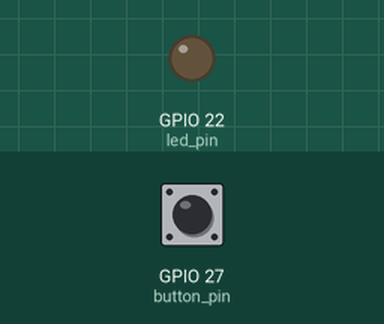
Recording of a program running on a simulated Raspberry Pi (BCM pin numbers). Parts: output pins drawn as LEDs (lit = HIGH). Inputs (shaded band) come from the test bench; at power-on: GPIO 27 (button_pin) LOW.

Above: at 1.2 s.
1.3 s: GPIO 27 (button_pin) pulled HIGH for 0.15 s
At 2.5 s:
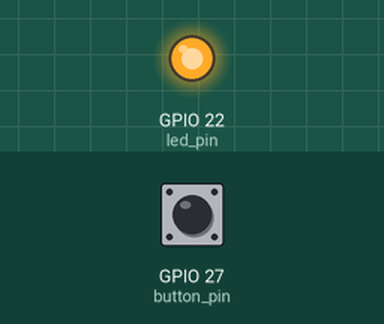
2.9 s: GPIO 27 (button_pin) pulled HIGH for 1 s
At 4.0 s:
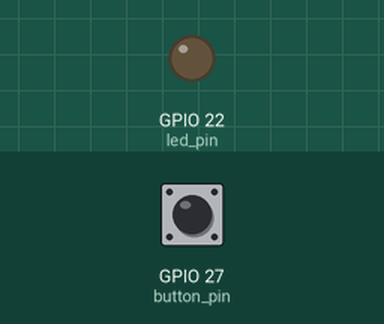
5.4 s: GPIO 27 (button_pin) pulled HIGH for 3.2 s
At 5.9 s:
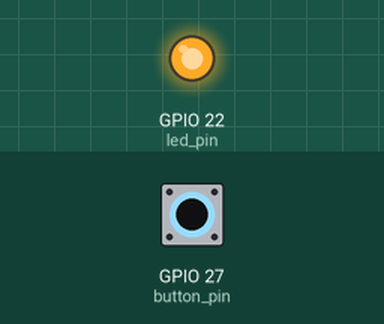
Timing chart, 0 to 8.4 s (numbered marks = the images above; inputs shaded):
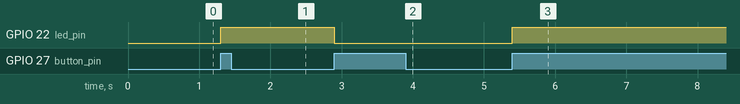

The program:

_12_ext_int.py
```python
# import RPi.GPIO as GPIO

# led_state = False
# led_state_changed = False
# def buttonPressed(channel):
#   global led_state
#   global led_state_changed
#   led_state = True if not led_state else False
#   led_state_changed = True

# button_pin = 27
# led_pin = 22

# GPIO.setmode(GPIO.BCM)

# GPIO.setup(led_pin, GPIO.OUT)

# GPIO.setup(button_pin, GPIO.IN)
# GPIO.add_event_detect(button_pin, GPIO.RISING)
# GPIO.add_event_callback(button_pin, buttonPressed)

# try:
#   while True:
#     if led_state_changed == True:
#       led_state_changed = False
#       GPIO.output(led_pin, led_state)

# except KeyboardInterrupt:
#   pass

# GPIO.cleanup()

import RPi.GPIO as GPIO

led_state = False
led_state_changed = False
def buttonPressed(channel):   # 이벤트 발생시 처리 함수
	global led_state            # led_state 전역 변수 선언
	global led_state_changed    # led_state_changed 전역 번수 선언
	led_state = True if not led_state else False  #led state가 true면 false로 바꾸고, False상태면 True로 변경함
	led_state_changed = True    #함수 처리 후 led_state_chaged 변수 True로 처리

button_pin =27
led_pin =22

GPIO.setmode(GPIO.BCM)

GPIO.setup(led_pin, GPIO.OUT)

GPIO.setup(button_pin, GPIO.IN)
GPIO.add_event_detect(button_pin, GPIO.RISING)  # event감지하는 방법 GPIO 핀이 low에서 High로 올라 갈떄 감지
GPIO.add_event_callback(button_pin, buttonPressed) # event 감지 후 불러올 함수 선언 Callback

try:
	while True:
		if led_state_changed == True:       #led_state_change가 True면 False로 다시 돌려 놓음
			led_state_changed = False
			GPIO.output(led_pin, led_state)

except KeyboardInterrupt:
	pass

GPIO.cleanup()
```

Measured:
- after the input at 1.3 s, GPIO 22 (led_pin): LOW → HIGH at once
- after the input at 2.9 s, GPIO 22 (led_pin): HIGH → LOW at once
- after the input at 5.4 s, GPIO 22 (led_pin): LOW → HIGH at once
